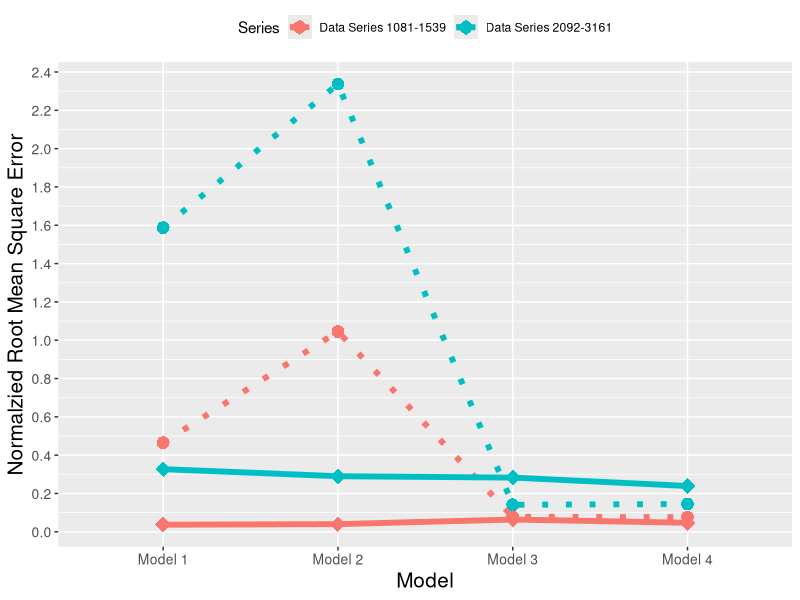

Write the R code that produced this figure.
# set the working directory
setwd("C:/Users/Daisy/Downloads/GT Coursework/Spring Semester 2020/ISyE6416 Regression Analysis/Final Project/Data")

# rmsn comparison plot
# default model
series = c("Data Series 2092-3161","Data Series 2092-3161","Data Series 2092-3161","Data Series 2092-3161",
          "Data Series 1081-1539","Data Series 1081-1539","Data Series 1081-1539","Data Series 1081-1539")
model = c("Model 1","Model 2", "Model 3", "Model 4", "Model 1","Model 2", "Model 3", "Model 4")
rmsn = c(1.587,2.337,0.141,0.145,0.465,1.045,0.078,0.076)
model_default = data.frame(series, model, rmsn)

# improved model
series1 = c("Data Series 2092-3161","Data Series 2092-3161","Data Series 2092-3161","Data Series 2092-3161",
          "Data Series 1081-1539","Data Series 1081-1539","Data Series 1081-1539","Data Series 1081-1539")
model1 = c("Model 1","Model 2", "Model 3", "Model 4", "Model 1","Model 2", "Model 3", "Model 4")
rmsn1 = c(0.327,0.29,0.283,0.239,0.037,0.040,0.064,0.047)
model_improved = data.frame(series1, model1, rmsn1)

model_final = data.frame(series, model, rmsn, rmsn1)
colnames(model_final) = c("Series", "Model", "rmsn_default", "rmsn_improved")


library(ggplot2)
# one combined dataframe
tiff("rmsn comparison1.png", units = "in", width = 20, height = 10, res = 300)
fig = ggplot(data=model_final, aes(group = Series, color = Series)) +
  geom_line(aes(x = factor(Model), y = rmsn_default),linetype="dotted", size=2)+
  geom_point(aes(x = factor(Model), y = rmsn_default), size=4, shape = 16)+
  #geom_text(aes(x = factor(Model), y = rmsn_default,label = rmsn_default)) +
  geom_line(aes(x = factor(Model), y = rmsn_improved),linetype="solid", size=2)+
  geom_point(aes(x = factor(Model), y = rmsn_improved), size=5, shape = 18)+
  #geom_text(aes(x = factor(Model), y = rmsn_improved, label = rmsn_improved)) +
  theme(legend.position = "top") +
  labs(x = "Model", y = "Normalzied Root Mean Square Error")+
  scale_y_continuous(breaks = seq(0,3,0.2)) +
  theme(axis.title.x = element_text(size = 15))+
  theme(axis.title.y = element_text(size = 15))+
  theme(axis.text= element_text(size = 10))
  
fig
dev.off()

